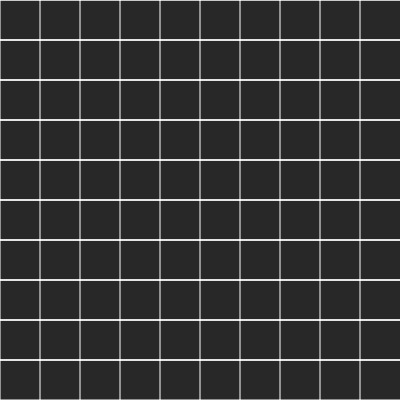
Frame 1 (no input)
Frame 60 (no input): identical to frame 1, image omitted
Frame 120 (the mouse pressed at the canvas centre since frame 60): identical to frame 1, image omitted

The p5.js sketch that drew this single still picture (run headless with seeded random() and noise() and a simulated clock; from frame 60 on, the mouse is pressed at the canvas centre):

// p5.js sketch
// ── sketch.js
var larguraBloco;
var numLinhas;
var numColunas;
var grid;

function setup() {
	var canvas = createCanvas(400, 400);
	larguraBloco = 40;
	numLinhas = floor(width/larguraBloco);
	numColunas = floor(height/larguraBloco);
	grid = new Array(numColunas);

	// Para cada coluna do grid, cria um array de linhas
	for(var i = 0; i < numColunas; i++) {
		grid[i] = new Array(numLinhas);
	}

	for(var i = 0; i < numColunas; i++) {
		for(var j = 0; j < numLinhas; j++) {
			var bloco = new Bloco(i,j);
			grid[i][j] = bloco;
			//console.log(grid[i][j]);
		}
	}

}

function draw() {
	background(40);
	for(var i = 0; i < numColunas; i++) {
		for(var j = 0; j < numLinhas; j++) {
			grid[i][j].printaBloco();
		}
	}
}

// Objeto bloco
function Bloco(x, y) {
	this.x = x;
	this.y = y;
	this.parede = [true,true,true,true];

	this.printaBloco = function() {
		var aux = larguraBloco;
		var i = this.x*aux;
		var j = this.y*aux;
		// printa as paredes de um bloco
		stroke(255);
		noFill();
		if(this.parede[0]) {
			line(i,j,i + aux,j);
		}
		if(this.parede[1]) {
			line(i,j + aux,i,j);
		}
		if(this.parede[2]) {
			line(i + aux,j,i,j);
		}
		if(this.parede[3]) {
			line(i + aux,j + aux,i,j + aux);
		}
	}
}
